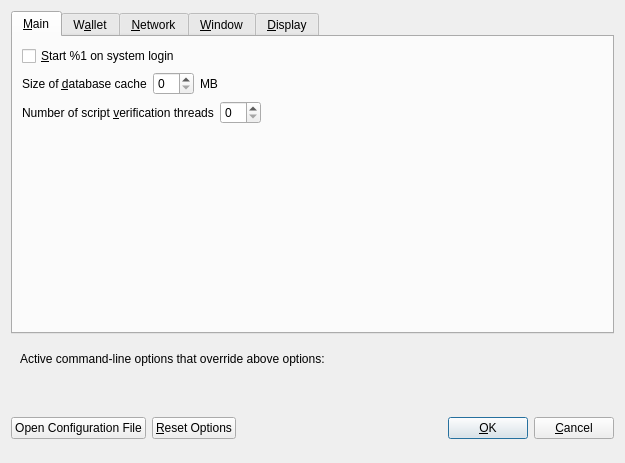
<?xml version="1.0" encoding="UTF-8"?>
<ui version="4.0">
 <class>OptionsDialog</class>
 <widget class="QDialog" name="OptionsDialog">
  <property name="geometry">
   <rect>
    <x>0</x>
    <y>0</y>
    <width>576</width>
    <height>402</height>
   </rect>
  </property>
  <property name="windowTitle">
   <string>Options</string>
  </property>
  <property name="modal">
   <bool>true</bool>
  </property>
  <layout class="QVBoxLayout" name="verticalLayout">
   <item>
    <widget class="QTabWidget" name="tabWidget">
     <property name="currentIndex">
      <number>0</number>
     </property>
     <widget class="QWidget" name="tabMain">
      <attribute name="title">
       <string>&amp;Main</string>
      </attribute>
      <layout class="QVBoxLayout" name="verticalLayout_Main">
       <item>
        <widget class="QCheckBox" name="bitcoinAtStartup">
         <property name="toolTip">
          <string>Automatically start %1 after logging in to the system.</string>
         </property>
         <property name="text">
          <string>&amp;Start %1 on system login</string>
         </property>
        </widget>
       </item>
       <item>
        <layout class="QHBoxLayout" name="horizontalLayout_2_Main">
         <item>
          <widget class="QLabel" name="databaseCacheLabel">
           <property name="text">
            <string>Size of &amp;database cache</string>
           </property>
           <property name="textFormat">
            <enum>Qt::PlainText</enum>
           </property>
           <property name="buddy">
            <cstring>databaseCache</cstring>
           </property>
          </widget>
         </item>
         <item>
          <widget class="QSpinBox" name="databaseCache"/>
         </item>
         <item>
          <widget class="QLabel" name="databaseCacheUnitLabel">
           <property name="text">
            <string>MB</string>
           </property>
           <property name="textFormat">
            <enum>Qt::PlainText</enum>
           </property>
          </widget>
         </item>
         <item>
          <spacer name="horizontalSpacer_2_Main">
           <property name="orientation">
            <enum>Qt::Horizontal</enum>
           </property>
           <property name="sizeHint" stdset="0">
            <size>
             <width>40</width>
             <height>20</height>
            </size>
           </property>
          </spacer>
         </item>
        </layout>
       </item>
       <item>
        <layout class="QHBoxLayout" name="horizontalLayout_3_Main">
         <item>
          <widget class="QLabel" name="threadsScriptVerifLabel">
           <property name="text">
            <string>Number of script &amp;verification threads</string>
           </property>
           <property name="textFormat">
            <enum>Qt::PlainText</enum>
           </property>
           <property name="buddy">
            <cstring>threadsScriptVerif</cstring>
           </property>
          </widget>
         </item>
         <item>
          <widget class="QSpinBox" name="threadsScriptVerif">
           <property name="toolTip">
            <string>(0 = auto, &lt;0 = leave that many cores free)</string>
           </property>
          </widget>
         </item>
         <item>
          <spacer name="horizontalSpacer_3_Main">
           <property name="orientation">
            <enum>Qt::Horizontal</enum>
           </property>
           <property name="sizeHint" stdset="0">
            <size>
             <width>40</width>
             <height>20</height>
            </size>
           </property>
          </spacer>
         </item>
        </layout>
       </item>
       <item>
        <spacer name="verticalSpacer_Main">
         <property name="orientation">
          <enum>Qt::Vertical</enum>
         </property>
         <property name="sizeHint" stdset="0">
          <size>
           <width>20</width>
           <height>40</height>
          </size>
         </property>
        </spacer>
       </item>
      </layout>
     </widget>
     <widget class="QWidget" name="tabWallet">
      <attribute name="title">
       <string>W&amp;allet</string>
      </attribute>
      <layout class="QVBoxLayout" name="verticalLayout_Wallet">
       <item>
        <widget class="QGroupBox" name="groupBox">
         <property name="title">
          <string>Expert</string>
         </property>
         <layout class="QVBoxLayout" name="verticalLayout_2">
          <item>
           <widget class="QCheckBox" name="coinControlFeatures">
            <property name="toolTip">
             <string>Whether to show coin control features or not.</string>
            </property>
            <property name="text">
             <string>Enable coin &amp;control features</string>
            </property>
           </widget>
          </item>
          <item>
           <widget class="QCheckBox" name="showSmartnodesTab">
            <property name="toolTip">
             <string>Show additional tab listing all your smartnodes in first sub-tab&lt;br/&gt;and all smartnodes on the network in second sub-tab.</string>
            </property>
            <property name="text">
             <string>Show Smartnodes Tab</string>
            </property>
           </widget>
          </item>
          <item>
           <widget class="QCheckBox" name="showAdvancedPSUI">
            <property name="toolTip">
             <string>Show additional information and buttons for PrivateSend on overview screen.</string>
            </property>
            <property name="text">
             <string>Enable advanced PrivateSend interface</string>
            </property>
           </widget>
          </item>
          <item>
           <widget class="QCheckBox" name="showPrivateSendPopups">
            <property name="toolTip">
             <string>Show system popups for PrivateSend mixing transactions&lt;br/&gt;just like for all other transaction types.</string>
            </property>
            <property name="text">
             <string>Show popups for PrivateSend transactions</string>
            </property>
           </widget>
          </item>
          <item>
           <widget class="QCheckBox" name="lowKeysWarning">
            <property name="toolTip">
             <string>Show warning dialog when PrivateSend detects that wallet has very low number of keys left.</string>
            </property>
            <property name="text">
             <string>Warn if PrivateSend is running out of keys</string>
            </property>
           </widget>
          </item>
          <item>
           <widget class="QCheckBox" name="privateSendMultiSession">
            <property name="toolTip">
             <string>Whether to use experimental PrivateSend mode with multiple mixing sessions per block.&lt;br/&gt;Note: You must use this feature carefully.&lt;br/&gt;Make sure you always have recent wallet (auto)backup in a safe place!</string>
            </property>
            <property name="text">
             <string>Enable PrivateSend &amp;multi-session</string>
            </property>
           </widget>
          </item>
          <item>
           <widget class="QCheckBox" name="spendZeroConfChange">
            <property name="toolTip">
             <string>If you disable the spending of unconfirmed change, the change from a transaction&lt;br/&gt;cannot be used until that transaction has at least one confirmation.&lt;br/&gt;This also affects how your balance is computed.</string>
            </property>
            <property name="text">
             <string>&amp;Spend unconfirmed change</string>
            </property>
           </widget>
          </item>
         </layout>
        </widget>
       </item>
       <item>
        <layout class="QHBoxLayout" name="horizontalLayout_4_Wallet">
         <item>
          <widget class="QLabel" name="label">
           <property name="toolTip">
            <string>This setting determines the amount of individual smartnodes that an input will be mixed through.&lt;br/&gt;More rounds of mixing gives a higher degree of privacy, but also costs more in fees.</string>
           </property>
           <property name="text">
            <string>PrivateSend rounds to use</string>
           </property>
          </widget>
         </item>
         <item>
          <widget class="QSpinBox" name="privateSendRounds">
           <property name="minimum">
            <number>2</number>
           </property>
           <property name="maximum">
            <number>16</number>
           </property>
           <property name="value">
            <number>4</number>
           </property>
          </widget>
         </item>
        </layout>
       </item>
       <item>
        <layout class="QHBoxLayout" name="horizontalLayout">
         <item>
          <widget class="QLabel" name="label_2">
           <property name="toolTip">
            <string>This amount acts as a threshold to turn off PrivateSend once it's reached.</string>
           </property>
           <property name="statusTip">
            <string notr="true"/>
           </property>
           <property name="whatsThis">
            <string notr="true"/>
           </property>
           <property name="accessibleName">
            <string notr="true"/>
           </property>
           <property name="accessibleDescription">
            <string notr="true"/>
           </property>
           <property name="text">
            <string>Target PrivateSend balance</string>
           </property>
          </widget>
         </item>
         <item>
          <widget class="QSpinBox" name="privateSendAmount">
           <property name="minimum">
            <number>2</number>
           </property>
           <property name="maximum">
            <number>2000</number>
           </property>
           <property name="singleStep">
            <number>10</number>
           </property>
           <property name="value">
            <number>1000</number>
           </property>
          </widget>
         </item>
        </layout>
       </item>
       <item>
        <spacer name="verticalSpacer_Wallet">
         <property name="orientation">
          <enum>Qt::Vertical</enum>
         </property>
         <property name="sizeHint" stdset="0">
          <size>
           <width>20</width>
           <height>40</height>
          </size>
         </property>
        </spacer>
       </item>
      </layout>
     </widget>
     <widget class="QWidget" name="tabNetwork">
      <attribute name="title">
       <string>&amp;Network</string>
      </attribute>
      <layout class="QVBoxLayout" name="verticalLayout_Network">
       <item>
        <widget class="QCheckBox" name="mapPortUpnp">
         <property name="toolTip">
          <string>Automatically open the Yerbas Core client port on the router. This only works when your router supports UPnP and it is enabled.</string>
         </property>
         <property name="text">
          <string>Map port using &amp;UPnP</string>
         </property>
        </widget>
       </item>
       <item>
        <widget class="QCheckBox" name="allowIncoming">
         <property name="toolTip">
          <string>Accept connections from outside</string>
         </property>
         <property name="text">
          <string>Allow incoming connections</string>
         </property>
        </widget>
       </item>
       <item>
        <widget class="QCheckBox" name="connectSocks">
         <property name="toolTip">
          <string>Connect to the Yerbas network through a SOCKS5 proxy.</string>
         </property>
         <property name="text">
          <string>&amp;Connect through SOCKS5 proxy (default proxy):</string>
         </property>
        </widget>
       </item>
       <item>
        <layout class="QHBoxLayout" name="horizontalLayout_1_Network">
         <item>
          <widget class="QLabel" name="proxyIpLabel">
           <property name="text">
            <string>Proxy &amp;IP:</string>
           </property>
           <property name="textFormat">
            <enum>Qt::PlainText</enum>
           </property>
           <property name="buddy">
            <cstring>proxyIp</cstring>
           </property>
          </widget>
         </item>
         <item>
          <widget class="QValidatedLineEdit" name="proxyIp">
           <property name="minimumSize">
            <size>
             <width>140</width>
             <height>0</height>
            </size>
           </property>
           <property name="maximumSize">
            <size>
             <width>140</width>
             <height>16777215</height>
            </size>
           </property>
           <property name="toolTip">
            <string>IP address of the proxy (e.g. IPv4: 127.0.0.1 / IPv6: ::1)</string>
           </property>
          </widget>
         </item>
         <item>
          <widget class="QLabel" name="proxyPortLabel">
           <property name="text">
            <string>&amp;Port:</string>
           </property>
           <property name="textFormat">
            <enum>Qt::PlainText</enum>
           </property>
           <property name="buddy">
            <cstring>proxyPort</cstring>
           </property>
          </widget>
         </item>
         <item>
          <widget class="QLineEdit" name="proxyPort">
           <property name="minimumSize">
            <size>
             <width>55</width>
             <height>0</height>
            </size>
           </property>
           <property name="maximumSize">
            <size>
             <width>55</width>
             <height>16777215</height>
            </size>
           </property>
           <property name="toolTip">
            <string>Port of the proxy (e.g. 9050)</string>
           </property>
          </widget>
         </item>
         <item>
          <spacer name="horizontalSpacer_1_Network">
           <property name="orientation">
            <enum>Qt::Horizontal</enum>
           </property>
           <property name="sizeHint" stdset="0">
            <size>
             <width>40</width>
             <height>20</height>
            </size>
           </property>
          </spacer>
         </item>
        </layout>
       </item>
       <item>
        <layout class="QHBoxLayout" name="horizontalLayout_2_Network">
         <item>
          <widget class="QLabel" name="proxyActiveNets">
           <property name="text">
            <string>Used for reaching peers via:</string>
           </property>
           <property name="textFormat">
            <enum>Qt::PlainText</enum>
           </property>
          </widget>
         </item>
         <item>
          <widget class="QCheckBox" name="proxyReachIPv4">
           <property name="enabled">
            <bool>false</bool>
           </property>
           <property name="toolTip">
            <string>Shows if the supplied default SOCKS5 proxy is used to reach peers via this network type.</string>
           </property>
           <property name="text">
            <string/>
           </property>
          </widget>
         </item>
         <item>
          <widget class="QLabel" name="proxyReachIPv4Label">
           <property name="text">
            <string>IPv4</string>
           </property>
           <property name="textFormat">
            <enum>Qt::PlainText</enum>
           </property>
          </widget>
         </item>
         <item>
          <widget class="QCheckBox" name="proxyReachIPv6">
           <property name="enabled">
            <bool>false</bool>
           </property>
           <property name="toolTip">
            <string>Shows if the supplied default SOCKS5 proxy is used to reach peers via this network type.</string>
           </property>
           <property name="text">
            <string/>
           </property>
          </widget>
         </item>
         <item>
          <widget class="QLabel" name="proxyReachIPv6Label">
           <property name="text">
            <string>IPv6</string>
           </property>
           <property name="textFormat">
            <enum>Qt::PlainText</enum>
           </property>
          </widget>
         </item>
         <item>
          <widget class="QCheckBox" name="proxyReachTor">
           <property name="enabled">
            <bool>false</bool>
           </property>
           <property name="toolTip">
            <string>Shows if the supplied default SOCKS5 proxy is used to reach peers via this network type.</string>
           </property>
           <property name="text">
            <string/>
           </property>
          </widget>
         </item>
         <item>
          <widget class="QLabel" name="proxyReachTorLabel">
           <property name="text">
            <string>Tor</string>
           </property>
           <property name="textFormat">
            <enum>Qt::PlainText</enum>
           </property>
          </widget>
         </item>
         <item>
          <spacer name="horizontalSpacer_2_Network">
           <property name="orientation">
            <enum>Qt::Horizontal</enum>
           </property>
           <property name="sizeHint" stdset="0">
            <size>
             <width>40</width>
             <height>20</height>
            </size>
           </property>
          </spacer>
         </item>
        </layout>
       </item>
       <item>
        <widget class="QCheckBox" name="connectSocksTor">
         <property name="toolTip">
          <string>Connect to the Yerbas network through a separate SOCKS5 proxy for Tor hidden services.</string>
         </property>
         <property name="text">
          <string>Use separate SOCKS5 proxy to reach peers via Tor hidden services:</string>
         </property>
        </widget>
       </item>
       <item>
        <layout class="QHBoxLayout" name="horizontalLayout_3_Network">
         <item>
          <widget class="QLabel" name="proxyIpTorLabel">
           <property name="text">
            <string>Proxy &amp;IP:</string>
           </property>
           <property name="textFormat">
            <enum>Qt::PlainText</enum>
           </property>
           <property name="buddy">
            <cstring>proxyIpTor</cstring>
           </property>
          </widget>
         </item>
         <item>
          <widget class="QValidatedLineEdit" name="proxyIpTor">
           <property name="minimumSize">
            <size>
             <width>140</width>
             <height>0</height>
            </size>
           </property>
           <property name="maximumSize">
            <size>
             <width>140</width>
             <height>16777215</height>
            </size>
           </property>
           <property name="toolTip">
            <string>IP address of the proxy (e.g. IPv4: 127.0.0.1 / IPv6: ::1)</string>
           </property>
          </widget>
         </item>
         <item>
          <widget class="QLabel" name="proxyPortTorLabel">
           <property name="text">
            <string>&amp;Port:</string>
           </property>
           <property name="textFormat">
            <enum>Qt::PlainText</enum>
           </property>
           <property name="buddy">
            <cstring>proxyPortTor</cstring>
           </property>
          </widget>
         </item>
         <item>
          <widget class="QLineEdit" name="proxyPortTor">
           <property name="minimumSize">
            <size>
             <width>55</width>
             <height>0</height>
            </size>
           </property>
           <property name="maximumSize">
            <size>
             <width>55</width>
             <height>16777215</height>
            </size>
           </property>
           <property name="toolTip">
            <string>Port of the proxy (e.g. 9050)</string>
           </property>
          </widget>
         </item>
         <item>
          <spacer name="horizontalSpacer_4_Network">
           <property name="orientation">
            <enum>Qt::Horizontal</enum>
           </property>
           <property name="sizeHint" stdset="0">
            <size>
             <width>40</width>
             <height>20</height>
            </size>
           </property>
          </spacer>
         </item>
        </layout>
       </item>
       <item>
        <spacer name="verticalSpacer_Network">
         <property name="orientation">
          <enum>Qt::Vertical</enum>
         </property>
         <property name="sizeHint" stdset="0">
          <size>
           <width>20</width>
           <height>40</height>
          </size>
         </property>
        </spacer>
       </item>
      </layout>
     </widget>
     <widget class="QWidget" name="tabWindow">
      <attribute name="title">
       <string>&amp;Window</string>
      </attribute>
      <layout class="QVBoxLayout" name="verticalLayout_Window">
       <item>
        <widget class="QCheckBox" name="hideTrayIcon">
         <property name="toolTip">
          <string>&amp;Hide the icon from the system tray.</string>
         </property>
         <property name="text">
          <string>Hide tray icon</string>
         </property>
        </widget>
       </item>
       <item>
        <widget class="QCheckBox" name="minimizeToTray">
         <property name="toolTip">
          <string>Show only a tray icon after minimizing the window.</string>
         </property>
         <property name="text">
          <string>&amp;Minimize to the tray instead of the taskbar</string>
         </property>
        </widget>
       </item>
       <item>
        <widget class="QCheckBox" name="minimizeOnClose">
         <property name="toolTip">
          <string>Minimize instead of exit the application when the window is closed. When this option is enabled, the application will be closed only after selecting Exit in the menu.</string>
         </property>
         <property name="text">
          <string>M&amp;inimize on close</string>
         </property>
        </widget>
       </item>
       <item>
        <spacer name="verticalSpacer_Window">
         <property name="orientation">
          <enum>Qt::Vertical</enum>
         </property>
         <property name="sizeHint" stdset="0">
          <size>
           <width>20</width>
           <height>40</height>
          </size>
         </property>
        </spacer>
       </item>
      </layout>
     </widget>
     <widget class="QWidget" name="tabDisplay">
      <attribute name="title">
       <string>&amp;Display</string>
      </attribute>
      <layout class="QVBoxLayout" name="verticalLayout_Display">
       <item>
        <layout class="QHBoxLayout" name="horizontalLayout_1_Display">
         <item>
          <widget class="QLabel" name="langLabel">
           <property name="text">
            <string>User Interface &amp;language:</string>
           </property>
           <property name="textFormat">
            <enum>Qt::PlainText</enum>
           </property>
           <property name="buddy">
            <cstring>lang</cstring>
           </property>
          </widget>
         </item>
         <item>
          <widget class="QValueComboBox" name="lang">
           <property name="toolTip">
            <string>The user interface language can be set here. This setting will take effect after restarting %1.</string>
           </property>
          </widget>
         </item>
        </layout>
       </item>
       <item>
        <widget class="QLabel" name="label_3">
         <property name="toolTip">
          <string notr="true"/>
         </property>
         <property name="statusTip">
          <string notr="true"/>
         </property>
         <property name="whatsThis">
          <string notr="true"/>
         </property>
         <property name="accessibleName">
          <string notr="true"/>
         </property>
         <property name="text">
          <string>Language missing or translation incomplete? Help contributing translations here:
https://www.transifex.com/projects/p/yerbas/</string>
         </property>
         <property name="wordWrap">
          <bool>true</bool>
         </property>
         <property name="openExternalLinks">
          <bool>true</bool>
         </property>
         <property name="textInteractionFlags">
          <set>Qt::TextBrowserInteraction</set>
         </property>
        </widget>
       </item>
       <item>
        <layout class="QHBoxLayout" name="horizontalLayout_4_Display" stretch="0,0">
         <item>
          <widget class="QLabel" name="themeLabel">
           <property name="text">
            <string>User Interface Theme:</string>
           </property>
          </widget>
         </item>
         <item>
          <widget class="QValueComboBox" name="theme"/>
         </item>
        </layout>
       </item>
       <item>
        <widget class="Line" name="line">
         <property name="orientation">
          <enum>Qt::Horizontal</enum>
         </property>
        </widget>
       </item>
       <item>
        <layout class="QHBoxLayout" name="horizontalLayout_5_Display_IPFS" stretch="0,0,0">
         <item>
          <widget class="QLabel" name="ipfsUrlLabel">
           <property name="toolTip">
            <string>Third party URL for IPFS-viewer. %s in the URL is replaced by IPFS hash.</string>
           </property>
           <property name="text">
            <string>IPFS Viewer URL</string>
           </property>
          </widget>
         </item>
         <item>
          <widget class="QLineEdit" name="ipfsUrl">
           <property name="toolTip">
            <string>Third party URL for IPFS-viewer. %s in the URL is replaced by IPFS hash.</string>
           </property>
          </widget>
         </item>
         <item>
          <widget class="QPushButton" name="ipfsUrlReset">
           <property name="text">
            <string>Reset</string>
           </property>
          </widget>
         </item>
        </layout>
        <layout class="QHBoxLayout" name="horizontalLayout_2_Display">
         <item>
          <widget class="QLabel" name="unitLabel">
           <property name="text">
            <string>&amp;Unit to show amounts in:</string>
           </property>
           <property name="textFormat">
            <enum>Qt::PlainText</enum>
           </property>
           <property name="buddy">
            <cstring>unit</cstring>
           </property>
          </widget>
         </item>
         <item>
          <widget class="QValueComboBox" name="unit">
           <property name="toolTip">
            <string>Choose the default subdivision unit to show in the interface and when sending coins.</string>
           </property>
          </widget>
         </item>
        </layout>
       </item>
       <item>
        <layout class="QHBoxLayout" name="horizontalLayout_5_Display">
         <item>
          <widget class="QLabel" name="digitsLabel">
           <property name="text">
            <string>Decimal digits</string>
           </property>
          </widget>
         </item>
         <item>
          <widget class="QValueComboBox" name="digits"/>
         </item>
        </layout>
       </item>
       <item>
        <layout class="QHBoxLayout" name="horizontalLayout_3_Display">
         <item>
          <widget class="QLabel" name="thirdPartyTxUrlsLabel">
           <property name="toolTip">
            <string>Third party URLs (e.g. a block explorer) that appear in the transactions tab as context menu items.&lt;br/&gt;%s in the URL is replaced by transaction hash. Multiple URLs are separated by vertical bar |.</string>
           </property>
           <property name="text">
            <string>Third party transaction URLs</string>
           </property>
           <property name="buddy">
            <cstring>thirdPartyTxUrls</cstring>
           </property>
          </widget>
         </item>
         <item>
          <widget class="QLineEdit" name="thirdPartyTxUrls">
           <property name="toolTip">
            <string>Third party URLs (e.g. a block explorer) that appear in the transactions tab as context menu items.&lt;br/&gt;%s in the URL is replaced by transaction hash. Multiple URLs are separated by vertical bar |.</string>
           </property>
          </widget>
         </item>
        </layout>
       </item>
       <item>
        <spacer name="verticalSpacer">
         <property name="orientation">
          <enum>Qt::Vertical</enum>
         </property>
         <property name="sizeHint" stdset="0">
          <size>
           <width>20</width>
           <height>40</height>
          </size>
         </property>
        </spacer>
       </item>
      </layout>
     </widget>
    </widget>
   </item>
   <item>
    <widget class="QFrame" name="frame">
     <layout class="QVBoxLayout" name="verticalLayout_Bottom">
      <item>
       <layout class="QHBoxLayout" name="horizontalLayout_Bottom">
        <item>
         <widget class="QLabel" name="overriddenByCommandLineInfoLabel">
          <property name="text">
           <string>Active command-line options that override above options:</string>
          </property>
          <property name="textFormat">
           <enum>Qt::PlainText</enum>
          </property>
         </widget>
        </item>
        <item>
         <spacer name="horizontalSpacer_Bottom">
          <property name="orientation">
           <enum>Qt::Horizontal</enum>
          </property>
          <property name="sizeHint" stdset="0">
           <size>
            <width>40</width>
            <height>20</height>
           </size>
          </property>
         </spacer>
        </item>
       </layout>
      </item>
      <item>
       <widget class="QLabel" name="overriddenByCommandLineLabel">
        <property name="text">
         <string/>
        </property>
        <property name="textFormat">
         <enum>Qt::PlainText</enum>
        </property>
        <property name="wordWrap">
         <bool>true</bool>
        </property>
       </widget>
      </item>
     </layout>
    </widget>
   </item>
   <item>
    <layout class="QHBoxLayout" name="horizontalLayout_Buttons">
    <item>
        <widget class="QPushButton" name="openYerbasConfButton">
         <property name="toolTip">
          <string>Open the %1 configuration file from the working directory.</string>
         </property>
         <property name="text">
          <string>Open Configuration File</string>
         </property>
         <property name="autoDefault">
          <bool>false</bool>
         </property>
        </widget>
       </item>
     <item>
      <widget class="QPushButton" name="resetButton">
       <property name="toolTip">
        <string>Reset all client options to default.</string>
       </property>
       <property name="text">
        <string>&amp;Reset Options</string>
       </property>
       <property name="autoDefault">
        <bool>false</bool>
       </property>
      </widget>
     </item>
     <item>
      <spacer name="horizontalSpacer_1">
       <property name="orientation">
        <enum>Qt::Horizontal</enum>
       </property>
       <property name="sizeHint" stdset="0">
        <size>
         <width>40</width>
         <height>48</height>
        </size>
       </property>
      </spacer>
     </item>
     <item>
      <widget class="QLabel" name="statusLabel">
       <property name="minimumSize">
        <size>
         <width>200</width>
         <height>0</height>
        </size>
       </property>
       <property name="font">
        <font>
         <weight>75</weight>
         <bold>true</bold>
        </font>
       </property>
       <property name="text">
        <string/>
       </property>
       <property name="textFormat">
        <enum>Qt::PlainText</enum>
       </property>
       <property name="wordWrap">
        <bool>true</bool>
       </property>
      </widget>
     </item>
     <item>
      <spacer name="horizontalSpacer_2">
       <property name="orientation">
        <enum>Qt::Horizontal</enum>
       </property>
       <property name="sizeHint" stdset="0">
        <size>
         <width>40</width>
         <height>48</height>
        </size>
       </property>
      </spacer>
     </item>
     <item>
      <widget class="QPushButton" name="okButton">
       <property name="text">
        <string>&amp;OK</string>
       </property>
       <property name="autoDefault">
        <bool>false</bool>
       </property>
       <property name="default">
        <bool>true</bool>
       </property>
      </widget>
     </item>
     <item>
      <widget class="QPushButton" name="cancelButton">
       <property name="text">
        <string>&amp;Cancel</string>
       </property>
       <property name="autoDefault">
        <bool>false</bool>
       </property>
      </widget>
     </item>
    </layout>
   </item>
  </layout>
 </widget>
 <customwidgets>
  <customwidget>
   <class>QValidatedLineEdit</class>
   <extends>QLineEdit</extends>
   <header>qvalidatedlineedit.h</header>
  </customwidget>
  <customwidget>
   <class>QValueComboBox</class>
   <extends>QComboBox</extends>
   <header>qvaluecombobox.h</header>
  </customwidget>
 </customwidgets>
 <resources/>
 <connections/>
</ui>
